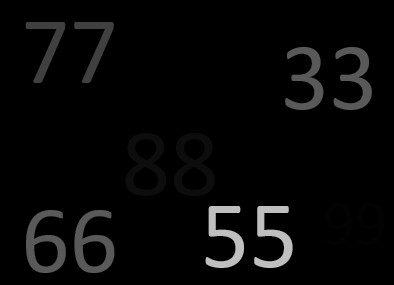
#> input picture openCV/number.jpg, 394 x 285 px
$ python laplacian_Pyramid.py
#> lines starting #> are read from the running program, lines starting #| are printed output that depends on the picture
import cv2
import numpy as np

# 读取图像
image = cv2.imread('number.jpg')
#> image is the input picture: shape (285, 394, 3); min 0, max 203, mean 7.8

# 将图像转换为灰度图
gray_image = cv2.cvtColor(image, cv2.COLOR_BGR2GRAY)

# 创建拉普拉斯金字塔
pyramid = [gray_image]
for i in range(10):  # 创建4级金字塔，您可以根据需要调整级别
    gray_image = cv2.pyrDown(gray_image)  # 降采样
    pyramid.append(gray_image)
#> this loop made 10 passes
#> gray_image on passes 7 to 10: [[6, 4, 4, 9], [5, 5, 7, 8], [10, 11, 14, 8]], [[6, 7], [7, 8]], [7], [7]
#> pass 1, `gray_image = cv2.pyrDown(gray_image)`:
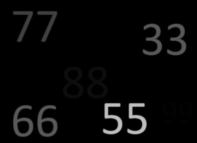
#> gray_image: shape (143, 197); min 0, max 192, mean 7.8
#> pass 2, `gray_image = cv2.pyrDown(gray_image)`:
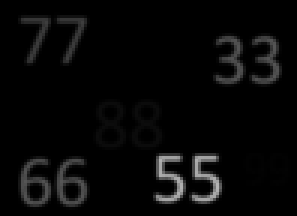
#> gray_image: shape (72, 99) (shown 3 times larger); min 0, max 180, mean 7.7
#> pass 3, `gray_image = cv2.pyrDown(gray_image)`:
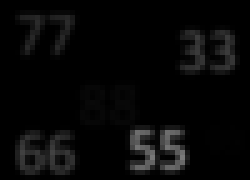
#> gray_image: shape (36, 50) (shown 5 times larger); min 0, max 122, mean 7.6
#> after the loop, pyramid = 11 items

# 从金字塔的底层开始，逐渐重建图像并增强
enhanced_image = pyramid[-1]
#> enhanced_image = [7]
for i in range(len(pyramid) - 2, -1, -1):
    expanded_image = cv2.pyrUp(enhanced_image)  # 上采样
    expanded_image = cv2.resize(expanded_image, pyramid[i].shape[:2][::-1])
    enhanced_image = cv2.add(pyramid[i], expanded_image)
#> this loop made 10 passes
#> i on passes 4, 6, 7, 8, 9, 10: 6, 4, 3, 2, 1, 0
#> (i, expanded_image, enhanced_image) on passes 1 to 3: (9, [7], [14]), (8, [[14, 14], [14, 14]], [[20, 21], [21, 22]]), (7, [[21, 21, 21, 21], [21, 21, 22, 22], [21, 22, 22, 22]], [[27, 25, 25, 30], [26, 26, 29, 30], [31, 33, 36, 30]])
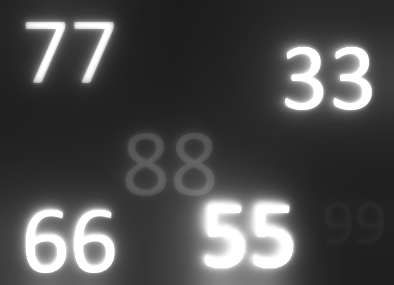
#> enhanced_image: shape (285, 394); min 28, max 255, mean 75.1

# 显示原始图像和增强后的图像
cv2.imshow('Original Image', image)
cv2.imshow('Enhanced Image', enhanced_image)
cv2.waitKey(0)
cv2.destroyAllWindows()
